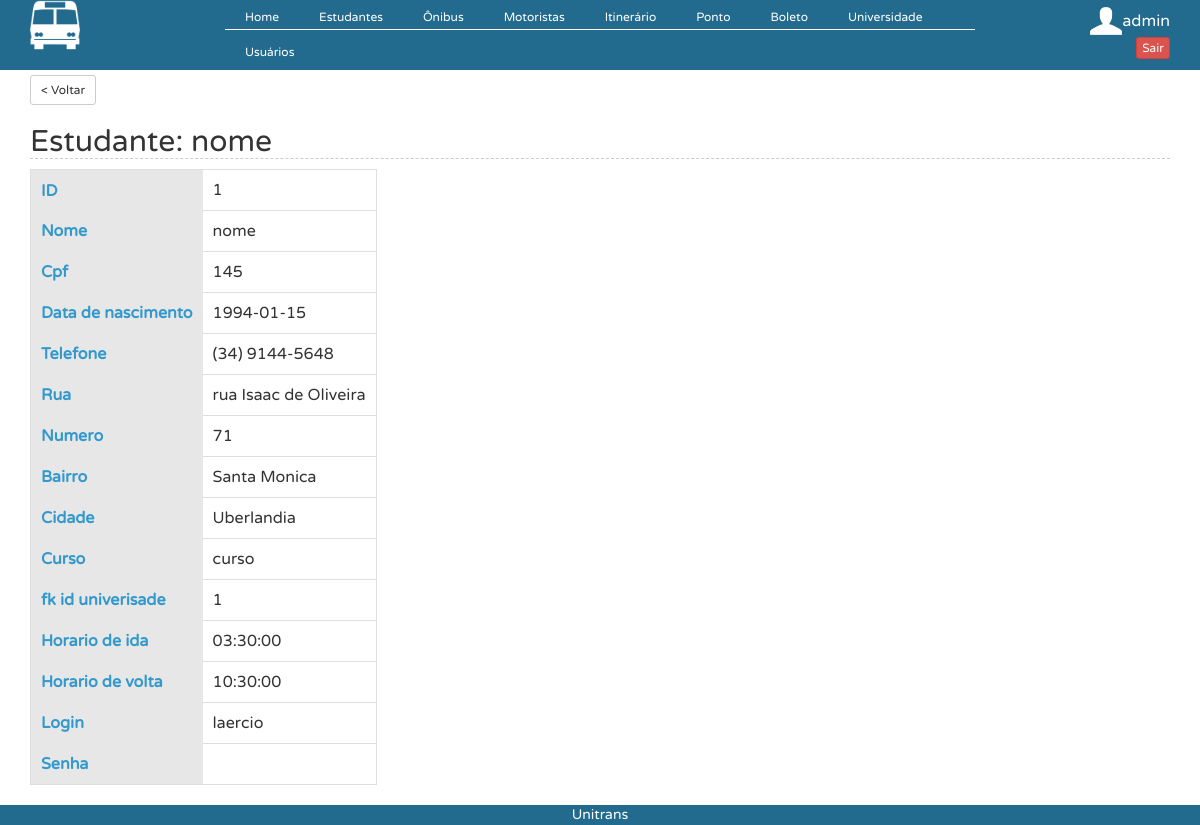
Page /?controller=estudante&action=view&id=1 (signed in) on the committed database.
### tables this page shows
CREATE TABLE `estudante` (
  `id` int(11) NOT NULL AUTO_INCREMENT,
  `nome` varchar(45) DEFAULT NULL,
  `cpf` varchar(45) DEFAULT NULL,
  `data_de_nascimento` date DEFAULT NULL,
  `rua` varchar(45) DEFAULT NULL,
  `telefone` varchar(45) DEFAULT NULL,
  `fk_id_universidade` varchar(45) DEFAULT NULL,
  `curso` varchar(45) DEFAULT NULL,
  `login` varchar(45) DEFAULT NULL,
  `senha` varchar(45) DEFAULT NULL,
  `horario_de_ida` time DEFAULT NULL,
  `numero` int(11) DEFAULT NULL,
  `bairro` varchar(45) DEFAULT NULL,
  `cidade` varchar(45) DEFAULT NULL,
  `horario_de_volta` time DEFAULT NULL,
  `foto` varchar(100) DEFAULT NULL,
  `latitude` varchar(25) DEFAULT NULL,
  `longitude` varchar(25) DEFAULT NULL,
  `fk_id_ponto` int(11) DEFAULT '1',
  PRIMARY KEY (`id`)
);

### controllers/EstudanteController.php (called while the page is built, shortened)
<?php
class EstudanteController {
   public function view() {
      $estudante = EstudanteDAO::find($_GET['id']);
      require_once('views/estudante/view.php');
   }
}
?>

### connection.php (called while the page is built, shortened)
<?php
  class Db {
    private static $instance = NULL;
    public static function getInstance() {
      if (!isset(self::$instance)) {
        $pdo_options[PDO::ATTR_ERRMODE] = PDO::ERRMODE_EXCEPTION;
        self::$instance = new PDO('mysql:host=localhost;dbname=teste', 'root', '123456', $pdo_options);
      }
      return self::$instance;
    }
  }
?>

### models/EstudanteDAO.php (called while the page is built, shortened)
<?php
@include_once 'models/Estudante.php';
class EstudanteDAO {
    public static function find($id) {
        $id = intval($id);
        $req = Db::getInstance()->prepare('SELECT * FROM estudante WHERE id = :id');
        $req->execute(array('id' => $id));
        return EstudanteDAO::popular($req->fetch());
    }
    public static function popular($linha) {
        $estudante = new Estudante();
        $estudante->setId($linha['id']);
        $estudante->setNome($linha['nome']);
        $estudante->setCpf($linha['cpf']);
        $estudante->setData_de_nascimento($linha['data_de_nascimento']);
        $estudante->setTelefone($linha['telefone']);
        $estudante->setRua($linha['rua']);
        $estudante->setNumero($linha['numero']);
        $estudante->setBairro($linha['bairro']);
        $estudante->setCidade($linha['cidade']);
        $estudante->setCurso($linha['curso']);
        $estudante->setfk_id_universidade($linha['fk_id_universidade']);
        $estudante->setHorario_de_ida($linha['horario_de_ida']);
        $estudante->setHorario_de_volta($linha['horario_de_volta']);
        $estudante->setLogin($linha['login']);
        $estudante->setFoto($linha['foto']);
        $estudante->setLat($linha["latitude"]);
        $estudante->setLong($linha["longitude"]);
        $estudante->setFk_id_ponto($linha["fk_id_ponto"]);
        return $estudante;
    }
}

### models/Estudante.php (called while the page is built, shortened)
<?php
class Estudante{
    private $id;
    private $nome;
    private $cpf;
    private $data_de_nascimento;
    private $telefone;
    private $rua;
    private $numero;
    private $bairro;
    private $cidade;
    private $curso;
    private $fk_id_universidade;
    private $horario_de_ida;
    private $horario_de_volta;
    private $login;
function setId ($id){
        $this->id=$id;
    }
    function getId (){
        return $this->id;
    }
    public function getNome() {
        return $this->nome;
    }
    public function setNome($nome) {
        $this->nome = $nome;
    }
    public function getCpf() {
        return $this->cpf;
    }
    public function setCpf($cpf) {
        $this->cpf = $cpf;
    }
    public function getData_de_nascimento() {
        return $this->data_de_nascimento;
    }
    public function setData_de_nascimento($data_de_nascimento) {
        $this->data_de_nascimento = $data_de_nascimento;
    }
    public function getTelefone() {
        return $this->telefone;
    }
    public function setTelefone($telefone) {
        $this->telefone = $telefone;
    }
    public function getRua() {
        return $this->rua;
    }
    public function setRua($rua) {
        $this->rua = $rua;
    }
    public function getNumero() {
        return $this->numero;
    }
    public function setNumero($numero) {
        $this->numero = $numero;
    }
    public function getBairro() {
        return $this->bairro;
    }
    public function setBairro($bairro) {
        $this->bairro = $bairro;
    }
    public function getCidade() {
        return $this->cidade;
    }
    public function setCidade($cidade) {
        $this->cidade = $cidade;
    }
    public function getCurso() {
        return $this->curso;
    }
    public function setCurso($curso) {
        $this->curso = $curso;
    }
    public function getfk_id_universidade() {
        return $this->fk_id_universidade;
    }
    public function setfk_id_universidade($fk_id_universidade) {
        $this->fk_id_universidade = $fk_id_universidade;
    }
    public function getHorario_de_ida() {
        return $this->horario_de_ida;
    }
    public function setHorario_de_ida($horario_de_ida) {
        $this->horario_de_ida = $horario_de_ida;
    }
    public function getHorario_de_volta() {
        return $this->horario_de_volta;
    }
    public function setHorario_de_volta($horario_de_volta) {
        $this->horario_de_volta = $horario_de_volta;
    }
    public function getLogin() {
        return $this->login;
    }
    public function setLogin($login) {
        $this->login = $login;
    }
}
?>

### views/estudante/view.php (the view)
<button  onclick="javascript:history.back()" type="button" class="btn btn-default btn-sm" style="margin-top: 5px">
                    < Voltar
                </button><h2>Estudante: <?php echo $estudante->getNome();?></h2>
<table class="view">
    <tbody>
      <tr>
        <th>ID</th>
        <td><?php echo $estudante->getId() ?></td>
      </tr>
    <tr align="left">
        <th>Nome</th>
        <td><?php echo $estudante->getNome()?></td>
    </tr>
    <tr align="left">
        <th>Cpf</th>
        <td><?php echo $estudante->getCpf()?></td>
    </tr>
    <tr align="left">
        <th>Data de nascimento</th>
        <td><?php echo $estudante->getData_de_nascimento()?></td>
    </tr>
    <tr align="left">
        <th>Telefone</th>
        <td><?php echo $estudante->getTelefone()?></td>
    </tr>
    <tr align="left">
        <th>Rua</th>
        <td><?php echo $estudante->getRua()?></td>
    </tr>
    <tr align="left">
        <th>Numero</th>
        <td><?php echo $estudante->getNumero()?></td>
    </tr>
    <tr align="left">
        <th>Bairro</th>
        <td><?php echo $estudante->getBairro()?></td>
    </tr>
    <tr align="left">
        <th>Cidade</th>
        <td><?php echo $estudante->getCidade()?></td>
    </tr>
    <tr align="left">
        <th>Curso</th>
        <td><?php echo $estudante->getCurso()?></td>
    </tr>
    <tr align="left">
        <th>fk id univerisade</th>
        <td><?php echo $estudante->getfk_id_universidade()?></td>
    </tr>
    <tr align="left">
        <th>Horario de ida</th>
        <td><?php echo $estudante->getHorario_de_ida()?></td>
    </tr>
    <tr align="left">
        <th> Horario de volta</th>
        <td><?php echo $estudante->getHorario_de_volta()?></td>
    </tr>
    <tr align="left">
        <th>Login</th>
        <td><?php echo $estudante->getLogin()?></td>
    </tr>
    <tr align="left">
        <th>Senha</th>
        <td><?php echo $estudante->getSenha()?></td>
    </tr>
    </tbody>
  </table>

### webroot/css/estilo.css (style rules this page uses)
* { margin:0; padding:0; font-family: myFirstFont; }
h2 { font-family: Arial, sans-serif; color: #3399CC; font-size: 30px; font-weight: bold; border-bottom: 1px dashed #ccc; margin: 0px 0px 0px 0px; }
table.view { border: 1px solid #dfdfdf; background-color: #fff; clear: both; margin-bottom: 10px; }
table.view tr th { padding: 10px; background-color: #e7e7e7; color: #3399CC; border-bottom: 0px; text-align: left; cursor: pointer; }
table.view tr td { padding: 10px; border-bottom: 1px solid #dfdfdf; vertical-align: middle; }

### rows in the picture
estudante: nome "nome", id "1", cpf "145", data_de_nascimento "1994-01-15", telefone "(34) 9144-5648", rua "rua Isaac de Oliveira", numero "71", bairro "Santa Monica", cidade "Uberlandia", curso "curso", fk_id_universidade "1", horario_de_ida "03:30:00", horario_de_volta "10:30:00", login "laercio"

### other values in the picture
$_SESSION['login'] "admin"
